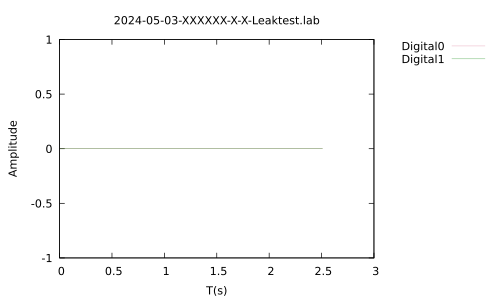

The gnuplot source for this figure:
set terminal pdf
set encoding utf8
set output "2024-05-03-XXXXXX-X-X-Leaktest.pdf"
set encoding utf8
#set xrange [0.0:600.0]
#set xrange [0.0:20.0]
set key outside
set style line 1 linecolor rgb '#DB7093' linewidth 0.1
set style line 2 linecolor rgb '#008000' linewidth 0.1
set title "2024-05-03-XXXXXX-X-X-Leaktest.lab"
set xlabel "T(s)"
set ylabel "Amplitude"
plot "2024-05-03-XXXXXX-X-X-Leaktest.lab" using 1:2 w l linestyle 1 title "Digital0", "2024-05-03-XXXXXX-X-X-Leaktest.lab" using 1:3 w l linestyle 2 title "Digital1"
